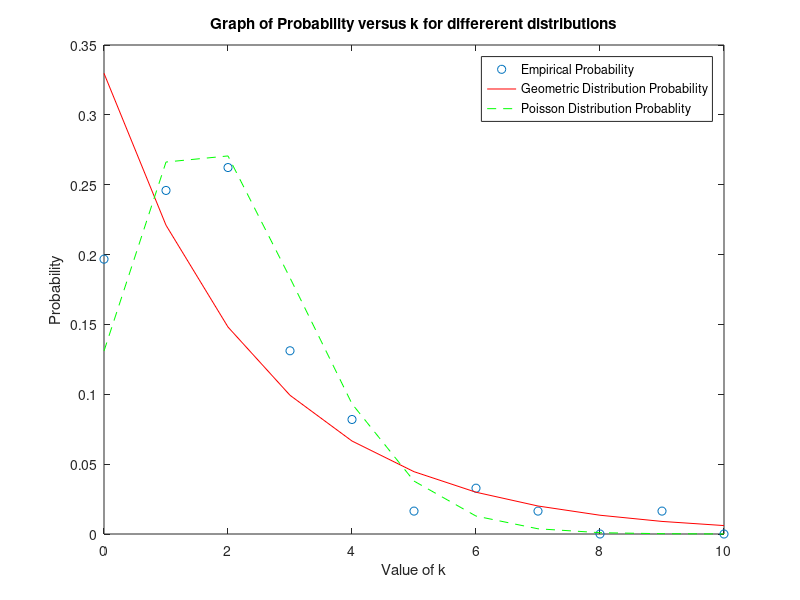

This chart was generated by the following MATLAB code:
%{
value k   num Customers
0           12
1           15
2           16
3           8
4           5
5           1   
6           2
7           1
8           0
9           1

%}

numCusts = [12 15 16 8 5 1 2 1 0 1];
kValues = [0 1 2 3 4 5 6 7 8 9];

xValues = [];
for index = 1:1:10,
    for xInd = 1:1:numCusts(index),
       xValues = [xValues kValues(index)];
    end
end

%This denotes N, K and Q where
%   N is the total number of customers
%   K is equal to the sum of the x's
%   Q is the sum of the logs of the factorials of x
bigN = sum(numCusts);
bigK = sum(xValues);
bigQ = sum(log(factorial(xValues)));

%This plots the likelihood versus the p value for the geometric
%   distribution
pValues = 1/100:1/100:1;
lValues_p = bigN*log(1-pValues) + bigK*log(pValues); 

plot(pValues,lValues_p);
xlabel('Value of p');
ylabel('log-likelihood');
title('Graph of log-likelihood for the Geometric Distribution');

%This plots the likelihood versus the lambda value for the poisson
%   distribution
lambdaValues = 1/100:1/100:10;
lValues_lambda = -bigN*lambdaValues + bigK*log(lambdaValues) - bigQ;

plot(lambdaValues,lValues_lambda);
xlabel('Value of lambda');
ylabel('log-likelihood');
title('Graph of log-likelihood for the Poisson Distribution');

bestLambda = bigK/bigN;
best_pValue = bigK/(bigN + bigK);

%the rest of this is used for part 5

%this adds 10 to the end to the x axis will go from 0 to 10
kValues = [kValues 10]
numCusts = [numCusts 0];

%this gets the regular probability distribution
prob_kValues = [];
for index = 1:1:11,
   prob_k = numCusts(index)/bigN;
   prob_kValues = [prob_kValues prob_k];
end

%this is the geometric probability distribution
prob_geom = (1-best_pValue)*(best_pValue.^kValues);
prob_poisson = exp(-1*bestLambda)*(bestLambda.^kValues)./(factorial(kValues));

plot(kValues,prob_kValues,'o',kValues,prob_geom,'r-',kValues,prob_poisson,'g--');
legend('Empirical Probability','Geometric Distribution Probability','Poisson Distribution Probablity');
xlabel('Value of k');
ylabel('Probability');
title('Graph of Probability versus k for differerent distributions');
